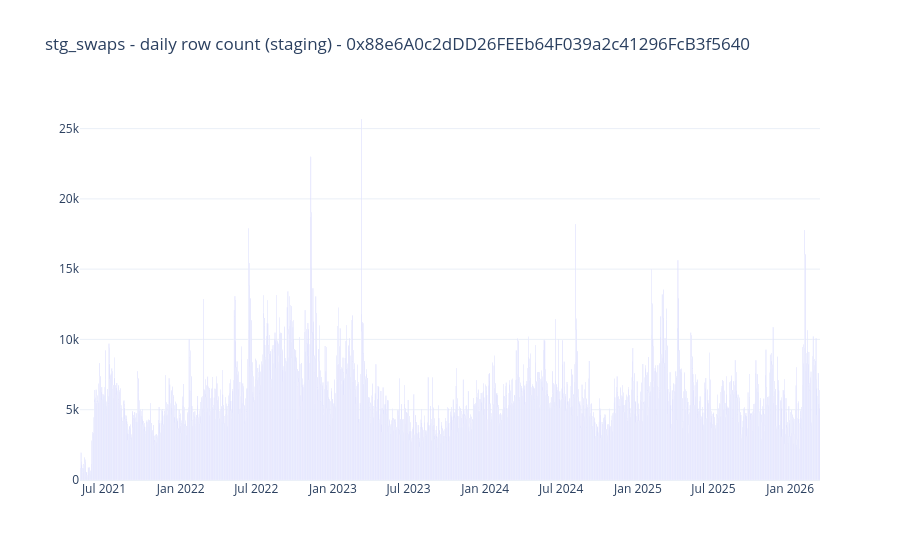
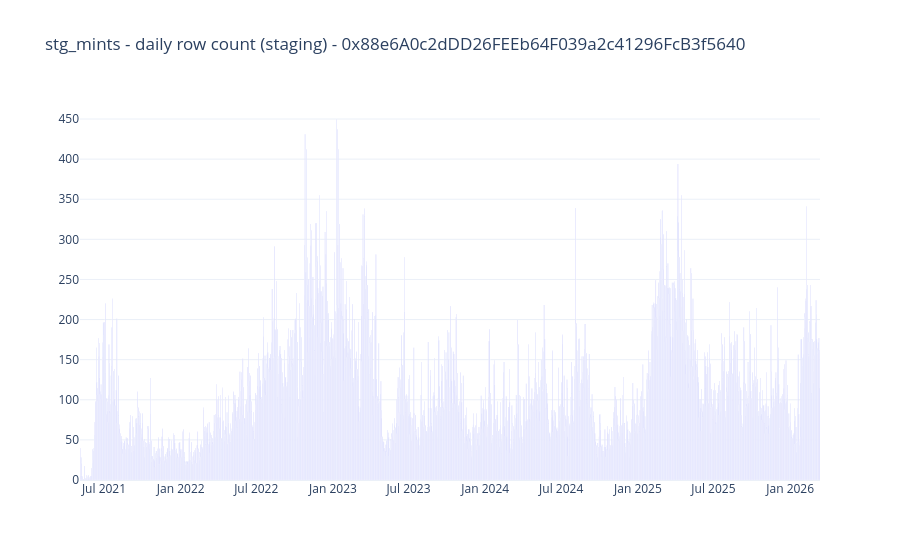
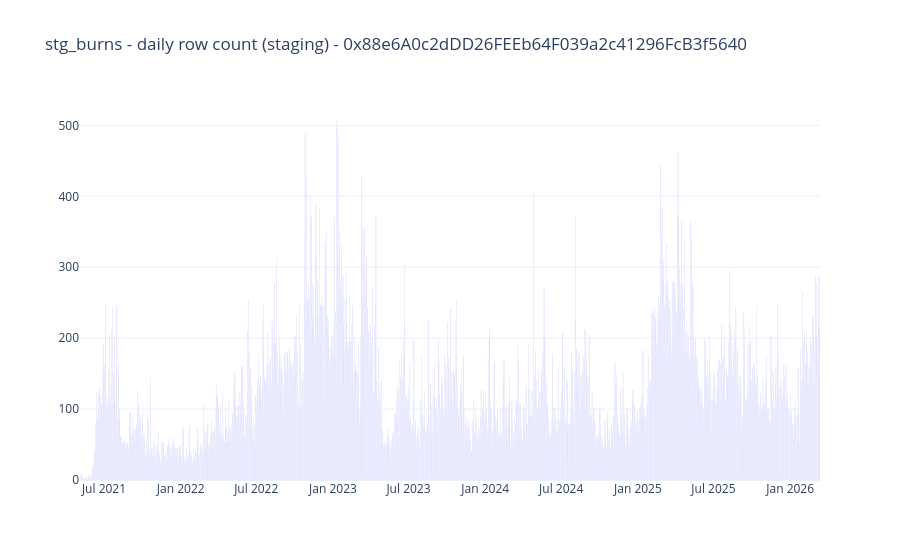
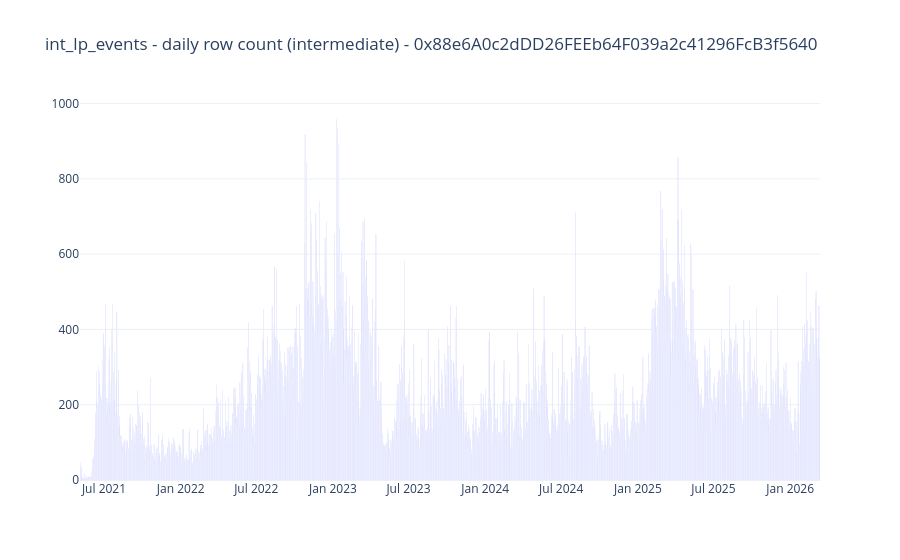

The notebook cell these images were saved under, in order:
### Markdown cell above
## Row counts par table

Si une coupure apparait deja ici dans une table amont, l'erreur est probablement en amont ou dans la source.
Si la coupure n'apparait qu'en aval, elle vient plus probablement d'une transformation.

### Code cell
for spec in TIME_SERIES_SPECS:
    table_name = spec["table"]
    df = series_frames[table_name]
    plot_timeseries(
        df,
        title=f"{table_name} - daily row count ({spec['layer']}) - {POOL}",
        bar_cols=["row_count"],
    )

### Figure 1 — Plotly figure (JSON) as saved in the notebook; plotly's stock layout.template omitted (floating-point values rounded to 4 significant figures; data arrays with more than 128 entries replaced by an {"elided": "..."} marker saying what was removed)
{"data": [{"name": "row_count", "type": "bar", "x": {"elided": "1774 str values"}, "y": {"elided": "1774 int values"}}], "layout": {"hovermode": "x unified", "title": {"text": "stg_swaps - daily row count (staging) - 0x88e6A0c2dDD26FEEb64F039a2c41296FcB3f5640"}}}

### Figure 2 — Plotly figure (JSON) as saved in the notebook; plotly's stock layout.template omitted (floating-point values rounded to 4 significant figures; data arrays with more than 128 entries replaced by an {"elided": "..."} marker saying what was removed)
{"data": [{"name": "row_count", "type": "bar", "x": {"elided": "1767 str values"}, "y": {"elided": "1767 int values"}}], "layout": {"hovermode": "x unified", "title": {"text": "stg_mints - daily row count (staging) - 0x88e6A0c2dDD26FEEb64F039a2c41296FcB3f5640"}}}

### Figure 3 — Plotly figure (JSON) as saved in the notebook; plotly's stock layout.template omitted (floating-point values rounded to 4 significant figures; data arrays with more than 128 entries replaced by an {"elided": "..."} marker saying what was removed)
{"data": [{"name": "row_count", "type": "bar", "x": {"elided": "1773 str values"}, "y": {"elided": "1773 int values"}}], "layout": {"hovermode": "x unified", "title": {"text": "stg_burns - daily row count (staging) - 0x88e6A0c2dDD26FEEb64F039a2c41296FcB3f5640"}}}

### Figure 4 — Plotly figure (JSON) as saved in the notebook; plotly's stock layout.template omitted (floating-point values rounded to 4 significant figures; data arrays with more than 128 entries replaced by an {"elided": "..."} marker saying what was removed)
{"data": [{"name": "row_count", "type": "bar", "x": {"elided": "1773 str values"}, "y": {"elided": "1773 int values"}}], "layout": {"hovermode": "x unified", "title": {"text": "int_lp_events - daily row count (intermediate) - 0x88e6A0c2dDD26FEEb64F039a2c41296FcB3f5640"}}}
